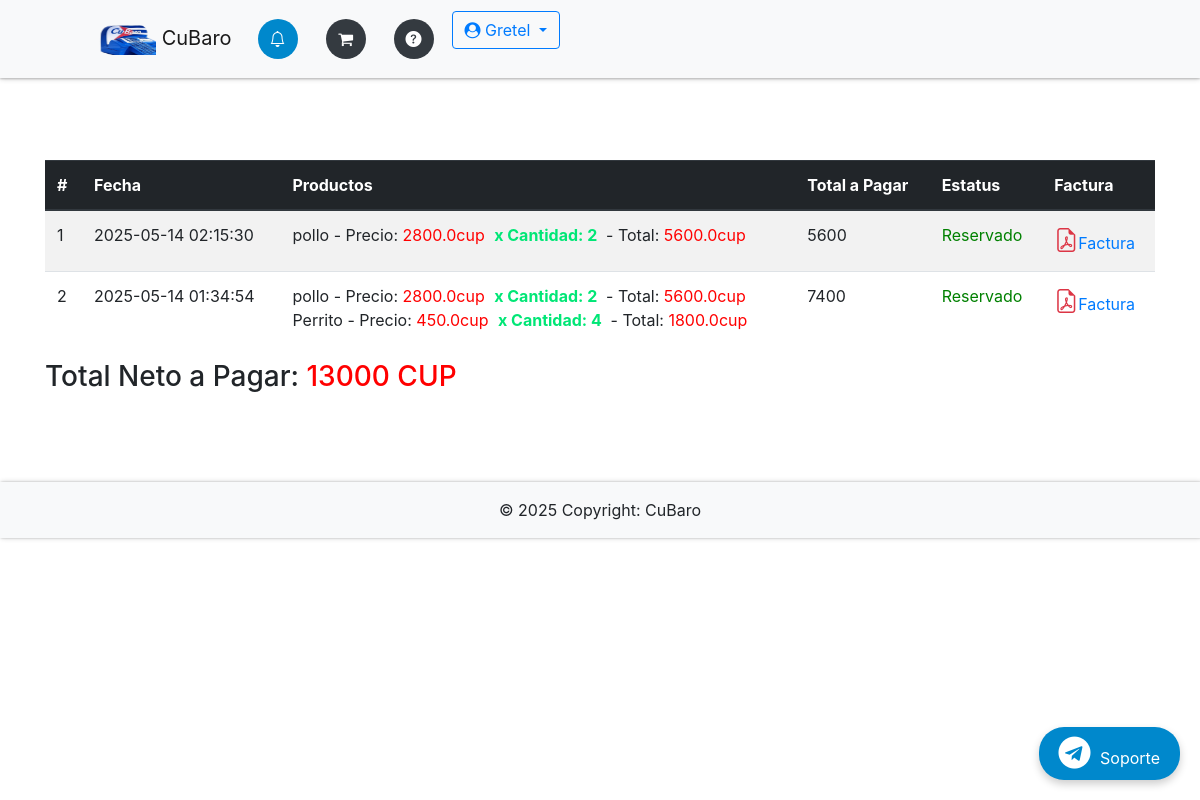
Screenshot of /orders (signed in) with the database file from the repository.
### app/db_models.py (models this page shows, shortened)
class User(UserMixin, db.Model):
    __tablename__ = "users"
    id = db.Column(db.Integer, primary_key=True)
    name = db.Column(db.Text, nullable=False)
    email = db.Column(db.String(50), nullable=False, unique=True)
    phone = db.Column(db.String(50), nullable=False)
    password = db.Column(db.String(250), nullable=False)
    admin = db.Column(db.Integer, nullable=False, default=0)
    email_confirmed = db.Column(db.Integer, nullable=False, default=1)
    created_by = db.Column(db.Integer, db.ForeignKey('users.id'), nullable=True)  # ID del creador
    registration_date = db.Column(db.DateTime, default=lambda: datetime.now(timezone.utc))  # Fecha de registro
    membership_expiration = db.Column(db.DateTime, nullable=True)  # Fecha de vencimiento de membresía
    membership_id = db.Column(db.Integer, db.ForeignKey('memberships.id'), nullable=False)  # Relación con membresía
    membership = db.relationship('Membership', backref='users')
    employees = db.relationship('User', backref='creator', remote_side=[id], lazy='select')  # Relación empleados
    cart = db.relationship('Cart', backref='buyer')
    orders = db.relationship("Order", backref='customer', foreign_keys="[Order.uid]")  # Relación con clave foránea especificada
    master_key = db.Column(db.String(100), unique=True)

class Order(db.Model):
    __tablename__ = "orders"
    id = db.Column(db.Integer, primary_key=True)
    uid = db.Column(db.Integer, db.ForeignKey('users.id'), nullable=False)  # Clave foránea del cliente
    date = db.Column(db.DateTime, nullable=False)
    status = db.Column(db.String(50), nullable=False)
    items = db.relationship("Ordered_item", backref="order", cascade="all, delete-orphan")

class Ordered_item(db.Model):
    __tablename__ = "ordered_items"
    id = db.Column(db.Integer, primary_key=True)
    oid = db.Column(db.Integer, db.ForeignKey('orders.id'))
    itemid = db.Column(db.Integer, db.ForeignKey('items.id'))
    quantity = db.Column(db.Integer, nullable=False)

class Item(db.Model):
    __tablename__ = "items"
    id = db.Column(db.Integer, primary_key=True)
    name = db.Column(db.String(100), nullable=False)
    price = db.Column(db.Float, nullable=False)
    category = db.Column(db.Text, nullable=False)
    image = db.Column(db.String(250), nullable=False)
    details = db.Column(db.String(250), nullable=False)
    stock_min = db.Column(db.Integer, default=0)
    costo = db.Column(db.Integer)
    stock = db.Column(db.Integer, default=0)
    created_by = db.Column(db.Integer, db.ForeignKey('users.id'), nullable=False)  # Vincular con el creador
    creator = db.relationship('User', backref='items_created')  # Relación con el usuario que creó el producto
    orders = db.relationship('Ordered_item', backref='item', lazy=True, cascade="all, delete, delete-orphan")
    in_cart = db.relationship("Cart", backref="item", lazy=True, cascade="all, delete, delete-orphan")

### app/__init__.py (the view)
@app.route('/orders')
@login_required
def orders():
	return render_template('orders.html', orders=current_user.orders)

### app/__init__.py (called while the page is built)
@app.context_processor
def inject_now():
	return {'now': datetime.now(timezone.utc)}

@login_manager.user_loader
def load_user(user_id):
	return User.query.get(user_id)

@app.after_request
def add_no_cache_headers(response):
    response.headers["Cache-Control"] = "no-store, no-cache, must-revalidate, max-age=0"
    response.headers["Pragma"] = "no-cache"
    response.headers["Expires"] = "-1"
    return response

### app/templates/orders.html (shortened to what this page needs)
{% extends "base.html" %}
{% block content %}
    {% if not orders %}
    <div class="flash-error">
        Aún no has realizado ningún pedido.<br>
        <a type="button" class="mb-2 btn btn-outline-info" href="{{ url_for('home') }}">Agregar Nuevos Artículos</a>
    </div>
    {% else %}
    <div class="table-responsive">
        <table class="table table-striped table-hover">
            <thead class="thead-dark">
                <tr>
                    <th>#</th>
                    <th>Fecha</th>
                    <th>Productos</th>
                    <th>Total a Pagar</th>
                    <th>Estatus</th>
                    <th>Factura</th>
                </tr>
            </thead>
            <tbody>
                {% for order in orders %}
                {% if order.status != 'Libre' %}
                <tr data-order-id="{{ order.id }}" data-order-status="{{ order.status }}" data-order-total="0">
                    <td>{{ loop.index }}</td>
                    <td>{{ order.date.strftime('%Y-%m-%d %H:%M:%S') }}</td>
                    <td>
                        <div class="order-items">
                            {% for item in order.items %}
                            {% set item_price = item.item.price %}
                            {% set item_total = item_price * item.quantity %}
                            <div class="my" data-item-price="{{ item_price }}" data-item-quantity="{{ item.quantity }}"
                                data-item-total="{{ item_total }}">
                                {{ item.item.name }} - Precio: <span style="color: red;">{{ item_price }}cup</span>
                                <span class="success">x Cantidad: {{ item.quantity }} </span>- Total: <span
                                    style="color: red;">{{ item_total }}cup</span><br>
                            </div>
                            {% endfor %}
                        </div>
                    </td>
                    <td class="order-total">0</td>
                    <td class="order-status">
                        {% if order.status == 'Reservado' %}
                        <span style="color: green;">{{ order.status }}</span>
                        {% elif order.status == 'Pagado' %}
                        <span style="color: red;">{{ order.status }}</span>
                        {% else %}
                        {{ order.status }}
                        {% endif %}
                    </td>
                    <td>
                        <a href="#" class="factura-link" data-order-id="{{ order.id }}">
                            <i class="bi bi-file-earmark-pdf" style="color: #dc3545; font-size: 1.5em;"></i>Factura
                        </a>
                    </td>
                </tr>
                {% endif %}
                {% endfor %}
            </tbody>
        </table>
    </div>
    <div>
        <h3>Total Neto a Pagar: <span id="total-reservado" style="color: red;"></span></h3>
    </div>
    {% endif %}
    {% endblock %}

### app/templates/base.html (shortened to what this page needs)
{% import "bootstrap/wtf.html" as wtf %}
<!DOCTYPE html>
<html lang="en">
<head>
  <link rel="stylesheet" href="https://maxcdn.bootstrapcdn.com/bootstrap/4.0.0/css/bootstrap.min.css"
>
  <link href="https://cdn.jsdelivr.net/gh/gitbrent/bootstrap4-toggle@3.6.1/css/bootstrap4-toggle.min.css"
    rel="stylesheet">
  <link rel="stylesheet" type="text/css" href="{{ url_for('static', filename='styles.css') }}">
  <link rel="stylesheet" href="https://cdnjs.cloudflare.com/ajax/libs/font-awesome/4.7.0/css/font-awesome.min.css">
  <link rel="stylesheet" href="https://cdnjs.cloudflare.com/ajax/libs/animate.css/4.1.1/animate.min.css"/>
  <link rel="stylesheet" href="https://cdn.jsdelivr.net/npm/bootstrap-icons@1.11.3/font/bootstrap-icons.min.css">
  <link rel="stylesheet" type="text/css" href="https://cdn.datatables.net/1.11.3/css/jquery.dataTables.css">
  <link href="https://cdn.jsdelivr.net/npm/bootstrap-switch-button/css/bootstrap-switch-button.min.css"
    rel="stylesheet">
  <link rel="stylesheet" href="https://cdnjs.cloudflare.com/ajax/libs/animate.css/4.1.1/animate.min.css" />
</head>
<body>
  <nav class="navbar navbar-expand-lg navbar-light bg-light fixed-top">
    <a class="navbar-brand" href="{{ url_for('home') }}" data-toggle="tooltip" title="Inicio">
      <img src="{{ url_for('static', filename='img/logoo.png') }}" height="30" width="60"> CuBaro
    </a>
    <ul class="navbar-nav d-flex flex-row">
      <div class="d-flex ml-auto justify-content-center">
        {% if not current_user.is_authenticated %}
        <a class="btn btn-outline-primary mr-2 {% if request.endpoint == 'login' %}active{% endif %}"
          href="{{ url_for('login') }}">Iniciar Sesión</a>
        <a class="btn btn-outline-primary {% if request.endpoint == 'register_admin' %}active{% endif %}"
          href="{{ url_for('register_admin') }}">Registrarse</a>
        {% else %}
        <li class="nav-item mr-2 {% if request.endpoint == 'orders' %}active{% endif %}">
          <a class="nav-link" href="{{ url_for('orders') }}" data-toggle="tooltip" title="Órdenes">
            <div class="icon-circle">
              <i class="bi bi-bell"></i>
            </div>
          </a>
        </li>
        <li class="nav-item mr-2 {% if request.endpoint == 'cart' %}active{% endif %}">
          <a class="nav-link" href="{{ url_for('cart') }}" data-toggle="tooltip" title="Carrito">
            <div class="icon-circle">
              <i class="fa fa-shopping-cart"></i>
            </div>
          </a>
        </li>
        <li class="nav-item mr-2">
          <a class="nav-link" href="{{ url_for('membership_plans') }}" data-toggle="tooltip" title="FAQ">
            <div class="icon-circle">
              <i class="bi bi-question-circle-fill"></i>
            </div>
          </a>
        </li>
        <div class="dropdown ml-auto">
          <a class="btn btn-outline-primary dropdown-toggle" href="#" id="navbarDropdown" role="button"
            data-toggle="dropdown" aria-haspopup="true" aria-expanded="false">
            <i class="fa fa-user-circle"></i> {{ current_user.name }}
          </a>
        </div>
        {% endif %}
      </div>
    </ul>
  </nav>
  <div class="container">
    <div class="main">
      {% block content %}
      {% endblock %}
      <a href="https://t.me/soporte" target="_blank" class="telegram-float">
        <i class="fa fa-telegram fa-2x"></i> Soporte
      </a>
    </div>
  </div>
  <footer class="bg-light text-center text-lg-start">
    <div class="text-center p-3">
      © {{ now.year }} Copyright:
      CuBaro
    </div>
  </footer>
</body>
</html>

### app/static/styles.css (style rules this page uses)
:root { --white:#eceff3; --primary-blue: #007bff; --dark-bg: #343a40; --error-red: #ff4c4c; --success-green: #00e676; --chart-red: #ff6384; --chart-blue: #36a2eb; --chart-purple: #cc65fe; --chart-yellow: #ffce56; --chart-green: #2ecc71; --telegram-blue: #0088cc; --telegram-hover: #3688b183; --shadow-light: rgba(0, 0, 0, 0.2); --shadow-dark: rgba(0, 0, 0, 0.19); }
body { padding-top: 80px; }
.main { padding: 10vh 0; }
.navbar { padding: 0.7rem 6rem; box-shadow: 0 1px 2px 0 var(--shadow-light), 0 1px 5px 0 var(--shadow-dark); position: fixed; top: 0; z-index: 1050; }
.navbar-nav { gap: 3px; }
.icon-circle { display: flex; align-items: center; justify-content: center; width: 40px; height: 40px; border-radius: 50%; background-color: var(--dark-bg); color: white; margin: 0 2px; transition: background-color 0.3s, color 0.3s; }
.nav-item.active .icon-circle { background-color: var(--telegram-blue); color: white; }
footer { box-shadow: 1px 0 2px 0 var(--shadow-light), 1px 0 5px 0 var(--shadow-dark); }
.flash-error, .help-block, .success { text-align: center; padding: 5px; font-weight: bold; max-width: 400px; margin: 0 auto; }
.success { color: var(--success-green); }
.telegram-float { position: fixed; bottom: 20px; right: 20px; background-color: var(--telegram-blue); color: white; padding: 10px 20px; border-radius: 25px; text-decoration: none; box-shadow: 0 4px 8px var(--shadow-light); transition: background-color 0.3s, transform 0.3s ease; z-index: 9999; }
.telegram-float i { margin-right: 5px; }

### rows the page displays
User: name "Gretel"
Order: date "2025-05-14 02:15:30", status "Reservado"
Ordered_item: item.name "pollo", quantity "2", item_total "5600.0"
Item: price "2800.0"
Order: date "2025-05-14 01:34:54", status "Reservado"
Ordered_item: item.name "pollo", quantity "2", item_total "5600.0"
Ordered_item: item.name "Perrito", quantity "4", item_total "1800.0"
Item: price "450.0"
